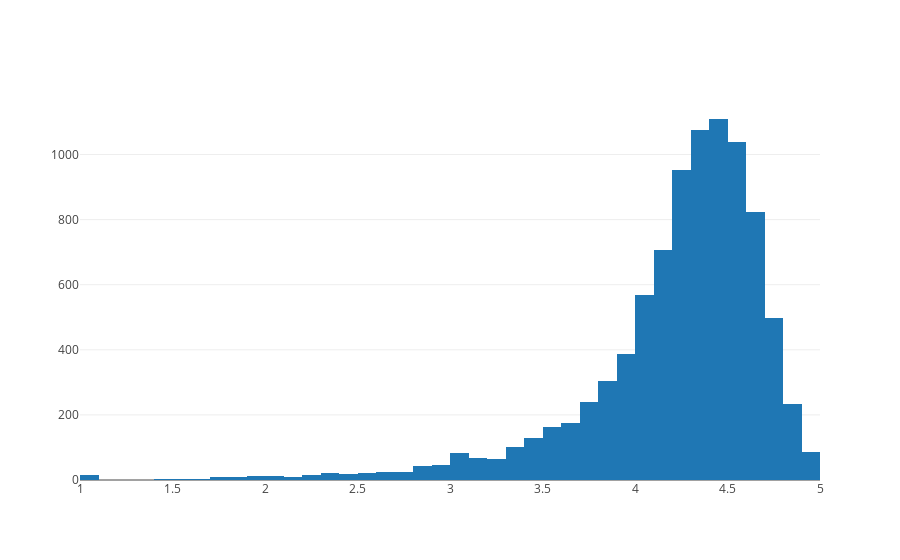

Notebook cell for this chart:
### Code cell
data = [go.Histogram(x = df.Rating,
        xbins = {'start': 1, 'size': 0.1, 'end' :5}
)]
plotly.offline.iplot(data, filename='overall_rating_distribution')

### Figure 1 — Plotly figure (JSON) as saved in the notebook; plotly's stock layout.template omitted (floating-point values rounded to 4 significant figures; data arrays with more than 128 entries replaced by an {"elided": "..."} marker saying what was removed)
{"data": [{"x": {"elided": "10840 float values"}, "xbins": {"end": 5, "size": 0.1, "start": 1}, "type": "histogram", "uid": "5fe41402-73a5-4c3f-ba9f-442a65bc5404"}], "layout": {}}
